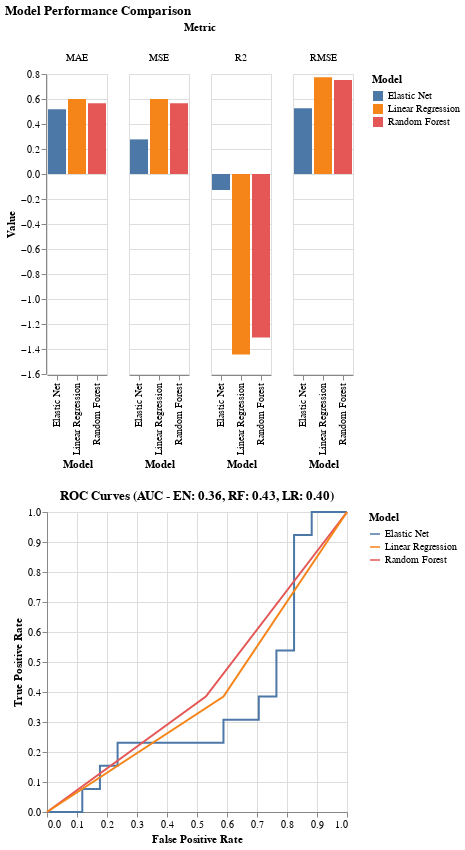

Notebook source saved alongside this figure:
### Code cell
# Create bar charts for each metric
metrics_chart = alt.Chart(metrics_long).mark_bar().encode(
    x=alt.X('Model:N', title='Model'),
    y=alt.Y('Value:Q', title='Value'),
    color='Model:N',
    column='Metric:N',
    tooltip=['Model', 'Metric', 'Value']
).properties(
    title='Model Performance Comparison'
)

# Create DataFrame for ROC curves
roc_df = pd.DataFrame({
    'False Positive Rate': np.concatenate([fpr_en, fpr_rf, fpr_lr]),
    'True Positive Rate': np.concatenate([tpr_en, tpr_rf, tpr_lr]),
    'Model': (['Elastic Net'] * len(fpr_en)) +
             (['Random Forest'] * len(fpr_rf)) +
             (['Linear Regression'] * len(fpr_lr))
})

# ROC curve chart
roc_chart = alt.Chart(roc_df).mark_line().encode(
    x=alt.X('False Positive Rate:Q', title='False Positive Rate'),
    y=alt.Y('True Positive Rate:Q', title='True Positive Rate'),
    color='Model:N',
    tooltip=['Model', 'False Positive Rate', 'True Positive Rate']
).properties(
    title=f'ROC Curves (AUC - EN: {roc_auc_en:.2f}, RF: {roc_auc_rf:.2f}, LR: {roc_auc_lr:.2f})'
)

# Combine all charts
# Top: Metrics charts (MSE, R2, MAE, RMSE in columns)
# Bottom: ROC chart
final_chart = (metrics_chart & roc_chart).resolve_scale(color='independent')
final_chart

### Figure 1 — Vega-Lite specification as saved in the notebook (floating-point values rounded to 4 significant figures)
{"config": {"view": {"continuousWidth": 300, "continuousHeight": 300}}, "vconcat": [{"data": {"name": "data-fe36f1e1212354c5d1cc8427c6ce45d5"}, "mark": {"type": "bar"}, "encoding": {"color": {"field": "Model", "type": "nominal"}, "column": {"field": "Metric", "type": "nominal"}, "tooltip": [{"field": "Model", "type": "nominal"}, {"field": "Metric", "type": "nominal"}, {"field": "Value", "type": "quantitative"}], "x": {"field": "Model", "title": "Model", "type": "nominal"}, "y": {"field": "Value", "title": "Value", "type": "quantitative"}}, "title": "Model Performance Comparison"}, {"data": {"name": "data-53a6c1f87027d55c20baada94ba9d0f9"}, "mark": {"type": "line"}, "encoding": {"color": {"field": "Model", "type": "nominal"}, "tooltip": [{"field": "Model", "type": "nominal"}, {"field": "False Positive Rate", "type": "quantitative"}, {"field": "True Positive Rate", "type": "quantitative"}], "x": {"field": "False Positive Rate", "title": "False Positive Rate", "type": "quantitative"}, "y": {"field": "True Positive Rate", "title": "True Positive Rate", "type": "quantitative"}}, "title": "ROC Curves (AUC - EN: 0.36, RF: 0.43, LR: 0.40)"}], "resolve": {"scale": {"color": "independent"}}, "$schema": "https://vega.github.io/schema/vega-lite/v5.20.1.json", "datasets": {"data-fe36f1e1212354c5d1cc8427c6ce45d5": [{"Model": "Elastic Net", "Metric": "MSE", "Value": 0.2769}, {"Model": "Random Forest", "Metric": "MSE", "Value": 0.5667}, {"Model": "Linear Regression", "Metric": "MSE", "Value": 0.6}, {"Model": "Elastic Net", "Metric": "R2", "Value": -0.1278}, {"Model": "Random Forest", "Metric": "R2", "Value": -1.308}, {"Model": "Linear Regression", "Metric": "R2", "Value": -1.443}, {"Model": "Elastic Net", "Metric": "MAE", "Value": 0.519}, {"Model": "Random Forest", "Metric": "MAE", "Value": 0.5667}, {"Model": "Linear Regression", "Metric": "MAE", "Value": 0.6}, {"Model": "Elastic Net", "Metric": "RMSE", "Value": 0.5262}, {"Model": "Random Forest", "Metric": "RMSE", "Value": 0.7528}, {"Model": "Linear Regression", "Metric": "RMSE", "Value": 0.7746}], "data-53a6c1f87027d55c20baada94ba9d0f9": [{"False Positive Rate": 0.0, "True Positive Rate": 0.0, "Model": "Elastic Net"}, {"False Positive Rate": 0.05882, "True Positive Rate": 0.0, "Model": "Elastic Net"}, {"False Positive Rate": 0.1176, "True Positive Rate": 0.0, "Model": "Elastic Net"}, {"False Positive Rate": 0.1176, "True Positive Rate": 0.07692, "Model": "Elastic Net"}, {"False Positive Rate": 0.1765, "True Positive Rate": 0.07692, "Model": "Elastic Net"}, {"False Positive Rate": 0.1765, "True Positive Rate": 0.1538, "Model": "Elastic Net"}, {"False Positive Rate": 0.2353, "True Positive Rate": 0.1538, "Model": "Elastic Net"}, {"False Positive Rate": 0.2353, "True Positive Rate": 0.2308, "Model": "Elastic Net"}, {"False Positive Rate": 0.5882, "True Positive Rate": 0.2308, "Model": "Elastic Net"}, {"False Positive Rate": 0.5882, "True Positive Rate": 0.3077, "Model": "Elastic Net"}, {"False Positive Rate": 0.7059, "True Positive Rate": 0.3077, "Model": "Elastic Net"}, {"False Positive Rate": 0.7059, "True Positive Rate": 0.3846, "Model": "Elastic Net"}, {"False Positive Rate": 0.7647, "True Positive Rate": 0.3846, "Model": "Elastic Net"}, {"False Positive Rate": 0.7647, "True Positive Rate": 0.5385, "Model": "Elastic Net"}, {"False Positive Rate": 0.8235, "True Positive Rate": 0.5385, "Model": "Elastic Net"}, {"False Positive Rate": 0.8235, "True Positive Rate": 0.9231, "Model": "Elastic Net"}, {"False Positive Rate": 0.8824, "True Positive Rate": 0.9231, "Model": "Elastic Net"}, {"False Positive Rate": 0.8824, "True Positive Rate": 1.0, "Model": "Elastic Net"}, {"False Positive Rate": 1.0, "True Positive Rate": 1.0, "Model": "Elastic Net"}, {"False Positive Rate": 0.0, "True Positive Rate": 0.0, "Model": "Random Forest"}, {"False Positive Rate": 0.5294, "True Positive Rate": 0.3846, "Model": "Random Forest"}, {"False Positive Rate": 1.0, "True Positive Rate": 1.0, "Model": "Random Forest"}, {"False Positive Rate": 0.0, "True Positive Rate": 0.0, "Model": "Linear Regression"}, {"False Positive Rate": 0.5882, "True Positive Rate": 0.3846, "Model": "Linear Regression"}, {"False Positive Rate": 1.0, "True Positive Rate": 1.0, "Model": "Linear Regression"}]}}
